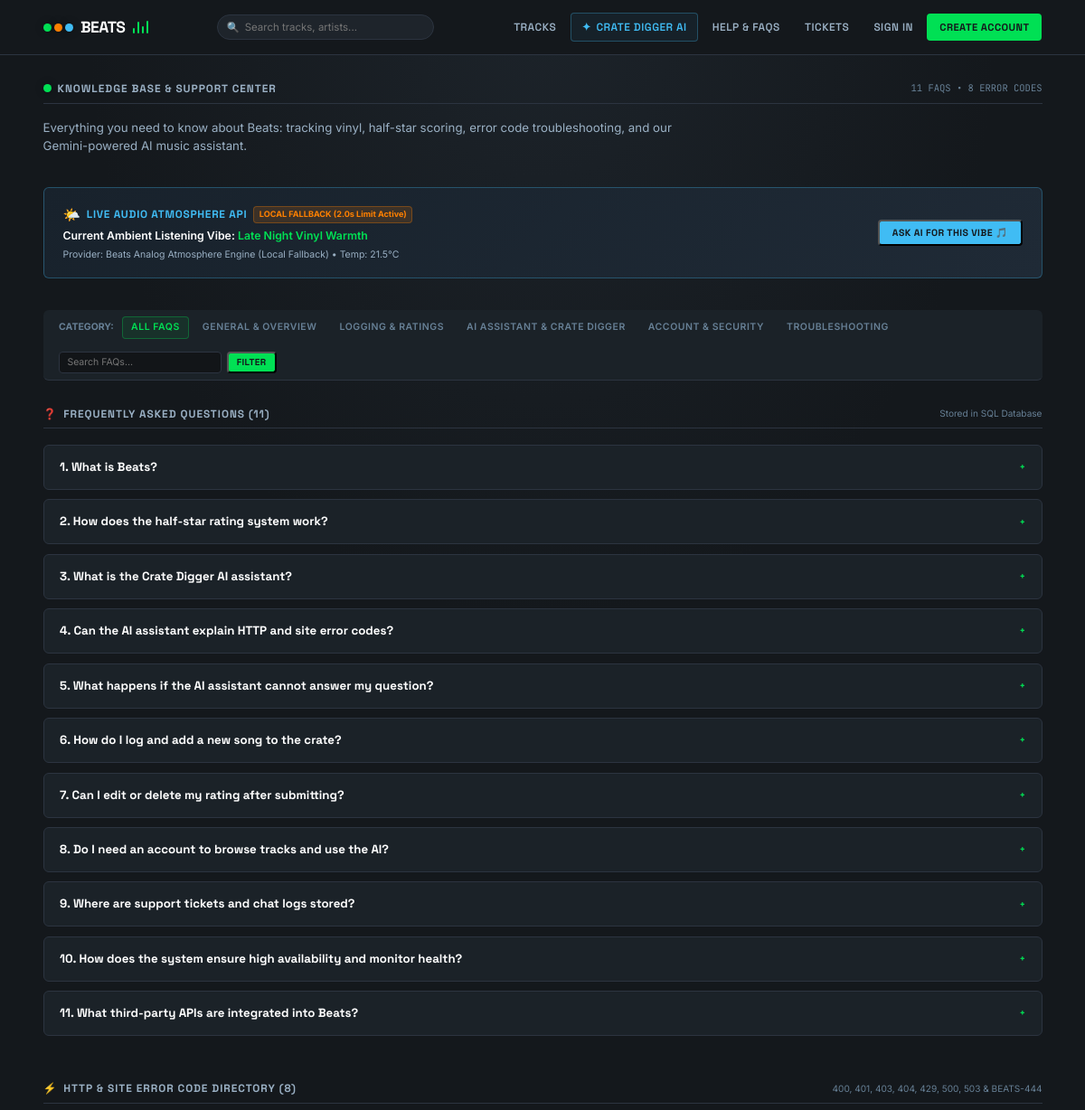
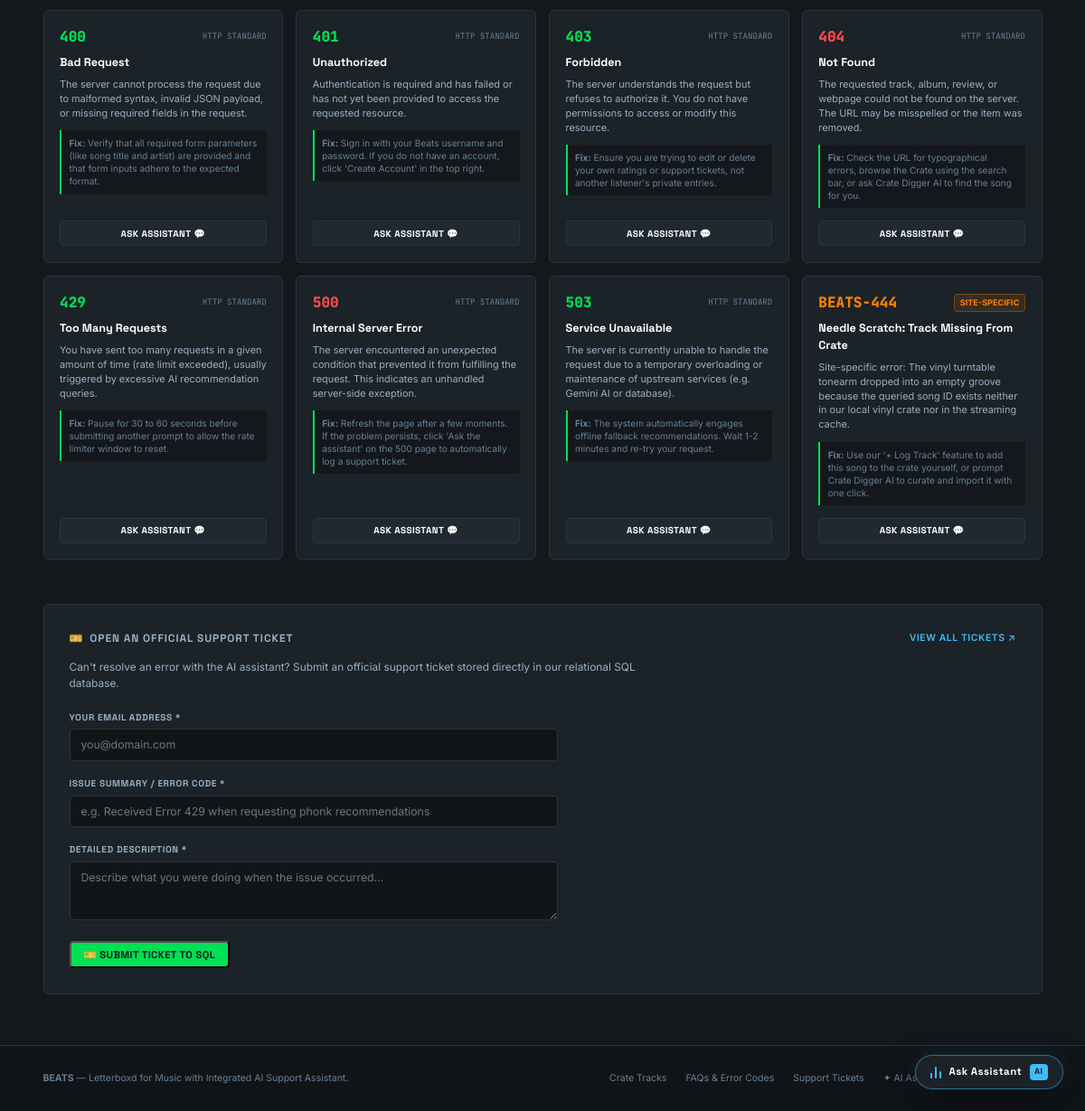
Screenshot of /faq/ with the database file from the repository (2 pictures, top to bottom).
### beats/models.py (models this page shows, shortened)
class FAQ(models.Model):
    CATEGORY_CHOICES = [
        ('general', 'General & Overview'),
        ('ratings', 'Logging & Ratings'),
        ('ai', 'AI Assistant & Crate Digger'),
        ('account', 'Account & Security'),
        ('troubleshooting', 'Troubleshooting'),
    ]
    question = models.CharField(max_length=255)
    answer = models.TextField()
    category = models.CharField(max_length=30, choices=CATEGORY_CHOICES, default='general')
    order = models.PositiveIntegerField(default=0)
    created_at = models.DateTimeField(auto_now_add=True)
    class Meta:
        ordering = ['order', 'id']
        verbose_name = 'FAQ'
        verbose_name_plural = 'FAQs'

class ErrorCode(models.Model):
    code = models.CharField(max_length=20, unique=True, help_text="HTTP status code or site-specific code")
    name = models.CharField(max_length=100)
    explanation = models.TextField(help_text="Detailed explanation of what the error means")
    solution = models.TextField(help_text="Actionable steps for the user or developer to resolve it")
    is_site_specific = models.BooleanField(default=False)
    order = models.PositiveIntegerField(default=0)
    class Meta:
        ordering = ['order', 'code']

### beats/views.py (the view)
# urls.py: path('faq/', views.faq_view, name='faq'),
def faq_view(request):
    category = request.GET.get('category', '').strip()
    search_q = request.GET.get('q', '').strip()
    faqs = FAQ.objects.all().order_by('order')
    if category:
        faqs = faqs.filter(category=category)
    if search_q:
        faqs = faqs.filter(Q(question__icontains=search_q) | Q(answer__icontains=search_q))
    error_codes = ErrorCode.objects.all().order_by('order')
    live_vibe = get_listening_weather_and_vibe()
    categories = FAQ.CATEGORY_CHOICES
    context = {
        'faqs': faqs,
        'error_codes': error_codes,
        'categories': categories,
        'selected_category': category,
        'search_q': search_q,
        'live_vibe': live_vibe,
        'total_faqs': FAQ.objects.count(),
        'total_errors': ErrorCode.objects.count(),
    }
    return render(request, 'beats/faq.html', context)

### beats/template/beats/faq.html (shortened to what this page needs)
{% extends "beats/base.html" %}
{% load static %}
{% block content %}
<div style="margin-bottom:2.5rem;">
  <div class="lb-section-title">
    <h2>
      <span class="lb-dot green"></span>
      Knowledge Base & Support Center
    </h2>
    <span style="font-size:0.75rem;color:var(--text-muted);font-family:var(--font-mono);">
      {{ total_faqs }} FAQS • {{ total_errors }} ERROR CODES
    </span>
  </div>
  <p style="color:var(--text-sub);font-size:0.95rem;max-width:700px;line-height:1.5;">
    Everything you need to know about Beats: tracking vinyl, half-star scoring, error code troubleshooting, and our Gemini-powered AI music assistant.
  </p>
</div>
<div style="background:linear-gradient(135deg, #18222c, #1f2a36);border:1px solid rgba(64,188,244,0.3);border-radius:var(--radius-sm);padding:1.25rem 1.5rem;margin-bottom:2.5rem;display:flex;align-items:center;justify-content:space-between;flex-wrap:wrap;gap:1rem;">
  <div>
    <div style="display:flex;align-items:center;gap:0.5rem;margin-bottom:0.25rem;">
      <span style="font-size:1.1rem;">🌤️</span>
      <span style="font-family:var(--font-display);font-weight:700;font-size:0.85rem;color:var(--lb-cyan);text-transform:uppercase;letter-spacing:0.06em;">
        Live Audio Atmosphere API
      </span>
      {% if live_vibe.fallback_used %}
        <span style="background:rgba(255,128,0,0.15);color:var(--lb-orange);border:1px solid rgba(255,128,0,0.3);font-size:0.65rem;padding:0.1rem 0.4rem;border-radius:var(--radius-xs);font-weight:700;">
          LOCAL FALLBACK (2.0s Limit Active)
        </span>
      {% else %}
        <span style="background:rgba(0,224,84,0.15);color:var(--lb-green);border:1px solid rgba(0,224,84,0.3);font-size:0.65rem;padding:0.1rem 0.4rem;border-radius:var(--radius-xs);font-weight:700;">
          LIVE SYNC ({{ live_vibe.latency_ms }}ms)
        </span>
      {% endif %}
    </div>
    <div style="font-size:0.88rem;color:#ffffff;font-weight:600;">
      Current Ambient Listening Vibe: <span style="color:var(--lb-green);">{{ live_vibe.ambient_mood }}</span>
    </div>
    <div style="font-size:0.75rem;color:var(--text-sub);margin-top:0.2rem;">
      Provider: {{ live_vibe.provider }} • Temp: {{ live_vibe.temperature_c }}°C
    </div>
  </div>
  <button class="lb-btn-log" style="background:var(--lb-cyan);color:#14181c;font-size:0.75rem;" onclick="askAssistantPrompt('Recommend songs for this weather vibe: {{ live_vibe.ambient_mood }}');">
    Ask AI For This Vibe 🎵
  </button>
</div>
<div class="lb-subnav" style="border-radius:var(--radius-sm);margin-bottom:2rem;">
  <div class="lb-subnav-inner">
    <div class="lb-chips">
      <span style="font-size:0.75rem;color:var(--text-muted);font-weight:700;text-transform:uppercase;margin-right:0.3rem;">Category:</span>
      <a href="{% url 'faq' %}" class="lb-chip {% if not selected_category %}active{% endif %}">All FAQs</a>
      {% for code, label in categories %}
        <a href="?category={{ code }}" class="lb-chip {% if selected_category == code %}active{% endif %}">
          {{ label }}
        </a>
      {% endfor %}
    </div>
    <form method="GET" action="{% url 'faq' %}" style="display:flex;gap:0.4rem;">
      <input type="text" name="q" value="{{ search_q }}" placeholder="Search FAQs..." class="lb-input" style="padding:0.25rem 0.6rem;font-size:0.75rem;width:180px;">
      <button type="submit" class="lb-btn-log" style="padding:0.25rem 0.65rem;font-size:0.72rem;">Filter</button>
    </form>
  </div>
</div>
<section style="margin-bottom:3.5rem;">
  <div class="lb-section-title">
    <h2><span>❓</span> Frequently Asked Questions ({{ faqs|length }})</h2>
    <span style="font-size:0.72rem;color:var(--text-muted);">Stored in SQL Database</span>
  </div>
  <div style="display:flex;flex-direction:column;gap:0.75rem;" id="faq-accordion">
    {% for faq in faqs %}
      <div style="background:var(--lb-surface);border:1px solid var(--lb-border);border-radius:var(--radius-sm);overflow:hidden;">
        <details style="padding:1rem 1.25rem;cursor:pointer;">
          <summary style="font-family:var(--font-display);font-weight:700;font-size:0.95rem;color:#ffffff;display:flex;align-items:center;justify-content:space-between;list-style:none;">
            <span>{{ forloop.counter }}. {{ faq.question }}</span>
            <span style="font-size:0.75rem;color:var(--lb-green);margin-left:1rem;">+</span>
          </summary>
        </details>
      </div>
    {% empty %}
      <p style="color:var(--text-muted);font-style:italic;">No FAQs matched your search filter.</p>
    {% endfor %}
  </div>
</section>
<section style="margin-bottom:3.5rem;" id="error-codes-section">
  <div class="lb-section-title">
    <h2><span>⚡</span> HTTP & Site Error Code Directory ({{ error_codes|length }})</h2>
    <span style="font-size:0.72rem;color:var(--text-muted);">400, 401, 403, 404, 429, 500, 503 & BEATS-444</span>
  </div>
  <div style="display:grid;grid-template-columns:repeat(auto-fill, minmax(260px, 1fr));gap:1rem;">
    {% for err in error_codes %}
      <div style="background:var(--lb-surface);border:1px solid var(--lb-border);border-radius:var(--radius-sm);padding:1.25rem;display:flex;flex-direction:column;justify-content:space-between;">
        <div>
          <div style="display:flex;align-items:center;justify-content:space-between;margin-bottom:0.5rem;">
            <span style="font-family:var(--font-mono);font-size:1.15rem;font-weight:800;color:{% if err.is_site_specific %}var(--lb-orange){% elif err.code == '404' or err.code == '500' %}var(--lb-red){% else %}var(--lb-green){% endif %};">
              {{ err.code }}
            </span>
            {% if err.is_site_specific %}
              <span style="background:rgba(255,128,0,0.12);color:var(--lb-orange);border:1px solid rgba(255,128,0,0.3);font-size:0.65rem;font-weight:700;padding:0.15rem 0.4rem;border-radius:var(--radius-xs);text-transform:uppercase;">
                Site-Specific
              </span>
            {% else %}
              <span style="font-size:0.65rem;color:var(--text-muted);font-family:var(--font-mono);">HTTP STANDARD</span>
            {% endif %}
          </div>
          <div style="font-family:var(--font-display);font-weight:700;font-size:0.9rem;color:#ffffff;margin-bottom:0.5rem;">
            {{ err.name }}
          </div>
          <p style="font-size:0.78rem;color:var(--text-sub);line-height:1.45;margin-bottom:0.75rem;">
            {{ err.explanation }}
          </p>
          <div style="background:#14181c;border-left:2px solid var(--lb-green);padding:0.5rem 0.6rem;font-size:0.72rem;color:var(--text-muted);line-height:1.4;margin-bottom:1rem;">
            <strong>Fix:</strong> {{ err.solution }}
          </div>
        </div>
        <button class="lb-btn-log" style="width:100%;justify-content:center;font-size:0.72rem;background:#202830;color:#ffffff;border:1px solid var(--lb-border);" onclick="askAssistantPrompt('Explain error {{ err.code }} ({{ err.name }}) and how to solve it.')">
          Ask Assistant 💬
        </button>
      </div>
    {% endfor %}
  </div>
</section>
<section style="background:var(--lb-surface);border:1px solid var(--lb-border);border-radius:var(--radius-sm);padding:2rem;">
  <div class="lb-section-title" style="border:none;margin-bottom:1rem;padding:0;">
    <h2><span>🎫</span> Open an Official Support Ticket</h2>
    <a href="{% url 'tickets' %}" class="link-all">View All Tickets ↗</a>
  </div>
  <p style="font-size:0.85rem;color:var(--text-sub);margin-bottom:1.5rem;max-width:640px;">
    Can't resolve an error with the AI assistant? Submit an official support ticket stored directly in our relational SQL database.
  </p>
  <form id="faq-support-ticket-form" style="max-width:540px;">
    <div class="lb-form-field">
      <label class="lb-form-label" for="ticket_email">Your Email Address *</label>
      <input type="email" id="ticket_email" class="lb-input" placeholder="you@domain.com" value="{{ request.user.email|default:'' }}" required>
    </div>
    <div class="lb-form-field">
      <label class="lb-form-label" for="ticket_subject">Issue Summary / Error Code *</label>
      <input type="text" id="ticket_subject" class="lb-input" placeholder="e.g. Received Error 429 when requesting phonk recommendations" required>
    </div>
    <div class="lb-form-field">
      <label class="lb-form-label" for="ticket_message">Detailed Description *</label>
      <textarea id="ticket_message" class="lb-input" rows="3" placeholder="Describe what you were doing when the issue occurred..." required></textarea>
    </div>
    <button type="submit" class="lb-btn-log" id="submit-ticket-btn">
      🎫 Submit Ticket to SQL
    </button>
  </form>
</section>
{% endblock %}

### beats/static/beats/style.css (style rules this page uses)
:root { --lb-bg: #14181c; --lb-surface: #1b2228; --lb-card: #202830; --lb-card-hover: #26303a; --lb-input: #121518; --lb-border: #2c3440; --lb-border-light: #364250; --lb-green: #00e054; --lb-green-glow: rgba(0, 224, 84, 0.25); --lb-orange: #ff8000; --lb-cyan: #40bcf4; --lb-gold: #00e054; --lb-red: #ff4b4b; --text-main: #ffffff; --text-sub: #9ab0c4; --text-muted: #678096; --text-dim: #445566; --radius-xs: 4px; --radius-sm: 6px; --radius-md: 10px; --radius-lg: 14px; --radius-pill: 9999px; --shadow-subtle: 0 2px 10px rgba(0, 0, 0, 0.4); --shadow-elevated: 0 12px 36px rgba(0, 0, 0, 0.6); --shadow-vinyl: -8px 0 24px rgba(0, 0, 0, 0.7); --font-sans: 'Inter', -apple-system, BlinkMacSystemFont, sans-serif; --font-display: 'Space Grotesk', var(--font-sans); --font-mono: 'JetBrains Mono', monospace; --transition-quick: 0.18s cubic-bezier(0.2, 0, 0, 1); --transition-smooth: 0.3s cubic-bezier(0.2, 0, 0.1, 1); }
*, *::before, *::after { box-sizing: border-box; margin: 0; padding: 0; }
html { background-color: var(--lb-bg); color: var(--text-main); font-family: var(--font-sans); font-size: 14px; line-height: 1.5; -webkit-font-smoothing: antialiased; }
body { min-height: 100vh; background-color: var(--lb-bg); background-image: radial-gradient(ellipse 60% 40% at 50% 0%, rgba(32, 40, 48, 0.7), transparent 70%); display: flex; flex-direction: column; }
a { color: inherit; text-decoration: none; transition: color var(--transition-quick); }
button, input, textarea, select { font-family: inherit; font-size: inherit; color: inherit; }
.lb-dot { width: 9px; height: 9px; border-radius: 50%; box-shadow: 0 0 8px rgba(0,0,0,0.4); }
.lb-dot.green { background-color: var(--lb-green); }
.lb-btn-log { background-color: var(--lb-green); color: #14181c; font-family: var(--font-display); font-size: 0.8rem; font-weight: 700; letter-spacing: 0.04em; text-transform: uppercase; padding: 0.45rem 1rem; border-radius: var(--radius-xs); transition: transform var(--transition-quick), background-color var(--transition-quick); display: inline-flex; align-items: center; gap: 0.3rem; white-space: nowrap; }
.lb-subnav { background: var(--lb-surface); border-bottom: 1px solid var(--lb-border); padding: 0.5rem 0; }
.lb-subnav-inner { max-width: 1140px; margin: 0 auto; padding: 0 1.25rem; display: flex; align-items: center; justify-content: space-between; gap: 1rem; flex-wrap: wrap; }
.lb-chips { display: flex; align-items: center; gap: 0.35rem; flex-wrap: wrap; }
.lb-chip { font-size: 0.75rem; font-weight: 600; text-transform: uppercase; letter-spacing: 0.05em; color: var(--text-muted); padding: 0.25rem 0.65rem; border-radius: var(--radius-xs); border: 1px solid transparent; transition: all var(--transition-quick); }
.lb-chip.active { color: var(--lb-green); border-color: rgba(0, 224, 84, 0.3); background: rgba(0, 224, 84, 0.08); }
.lb-section-title { display: flex; align-items: center; justify-content: space-between; border-bottom: 1px solid var(--lb-border); padding-bottom: 0.5rem; margin-bottom: 1.25rem; }
.lb-section-title h2 { font-family: var(--font-display); font-size: 0.85rem; font-weight: 700; text-transform: uppercase; letter-spacing: 0.08em; color: var(--text-sub); display: flex; align-items: center; gap: 0.5rem; }
.lb-section-title .link-all { font-size: 0.75rem; font-weight: 600; text-transform: uppercase; letter-spacing: 0.05em; color: var(--lb-cyan); }
.lb-form-field { margin-bottom: 1.25rem; }
.lb-form-label { display: block; font-family: var(--font-display); font-size: 0.72rem; font-weight: 700; text-transform: uppercase; letter-spacing: 0.06em; color: var(--text-sub); margin-bottom: 0.4rem; }
.lb-input { width: 100%; background: var(--lb-input); border: 1px solid var(--lb-border); border-radius: var(--radius-xs); padding: 0.65rem 0.85rem; color: #ffffff; font-size: 0.88rem; outline: none; transition: border-color var(--transition-quick); }

### rows the page displays
FAQ: question "What is Beats?"
FAQ: question "How does the half-star rating system work?"
FAQ: question "What is the Crate Digger AI assistant?"
FAQ: question "Can the AI assistant explain HTTP and site error codes?"
FAQ: question "What happens if the AI assistant cannot answer my question?"
FAQ: question "How do I log and add a new song to the crate?"
FAQ: question "Can I edit or delete my rating after submitting?"
FAQ: question "Do I need an account to browse tracks and use the AI?"
FAQ: question "Where are support tickets and chat logs stored?"
FAQ: question "How does the system ensure high availability and monitor health?"
FAQ: question "What third-party APIs are integrated into Beats?"
ErrorCode: code "400", is_site_specific "HTTP STANDARD", name "Bad Request", explanation "The server cannot process the request due to malformed syntax, invalid JSON payload, or missing required fields in the request.", solution "Verify that all required form parameters (like song title and artist) are provided and that form inputs adhere to the expected format."
ErrorCode: code "401", is_site_specific "HTTP STANDARD", name "Unauthorized", explanation "Authentication is required and has failed or has not yet been provided to access the requested resource.", solution "Sign in with your Beats username and password. If you do not have an account, click 'Create Account' in the top right."
ErrorCode: code "403", is_site_specific "HTTP STANDARD", name "Forbidden", explanation "The server understands the request but refuses to authorize it. You do not have permissions to access or modify this resource.", solution "Ensure you are trying to edit or delete your own ratings or support tickets, not another listener's private entries."
ErrorCode: code "404", is_site_specific "HTTP STANDARD", name "Not Found", explanation "The requested track, album, review, or webpage could not be found on the server. The URL may be misspelled or the item was removed.", solution "Check the URL for typographical errors, browse the Crate using the search bar, or ask Crate Digger AI to find the song for you."
ErrorCode: code "429", is_site_specific "HTTP STANDARD", name "Too Many Requests", explanation "You have sent too many requests in a given amount of time (rate limit exceeded), usually triggered by excessive AI recommendation queries.", solution "Pause for 30 to 60 seconds before submitting another prompt to allow the rate limiter window to reset."
ErrorCode: code "500", is_site_specific "HTTP STANDARD", name "Internal Server Error", explanation "The server encountered an unexpected condition that prevented it from fulfilling the request. This indicates an unhandled server-side exception.", solution "Refresh the page after a few moments. If the problem persists, click 'Ask the assistant' on the 500 page to automatically log a support ticket."
ErrorCode: code "503", is_site_specific "HTTP STANDARD", name "Service Unavailable", explanation "The server is currently unable to handle the request due to a temporary overloading or maintenance of upstream services (e.g. Gemini AI or database).", solution "The system automatically engages offline fallback recommendations. Wait 1-2 minutes and re-try your request."
ErrorCode: code "BEATS-444", is_site_specific "SITE-SPECIFIC", name "Needle Scratch: Track Missing From Crate", explanation "Site-specific error: The vinyl turntable tonearm dropped into an empty groove because the queried song ID exists neither in our local vinyl crate nor in the streaming cache.", solution "Use our '+ Log Track' feature to add this song to the crate yourself, or prompt Crate Digger AI to curate and import it with one click."

### other values shown
{{ total_faqs }} "11"
{{ total_errors }} "8"
{{ live_vibe.ambient_mood }} "Late Night Vinyl Warmth"
{{ live_vibe.provider }} "Beats Analog Atmosphere Engine (Local Fallback)"
{{ live_vibe.temperature_c }} "21.5"
{{ label }} "GENERAL & OVERVIEW" "LOGGING & RATINGS" "AI ASSISTANT & CRATE DIGGER" "ACCOUNT & SECURITY" "TROUBLESHOOTING"
{{ faqs|length }} "11"
{{ error_codes|length }} "8"
